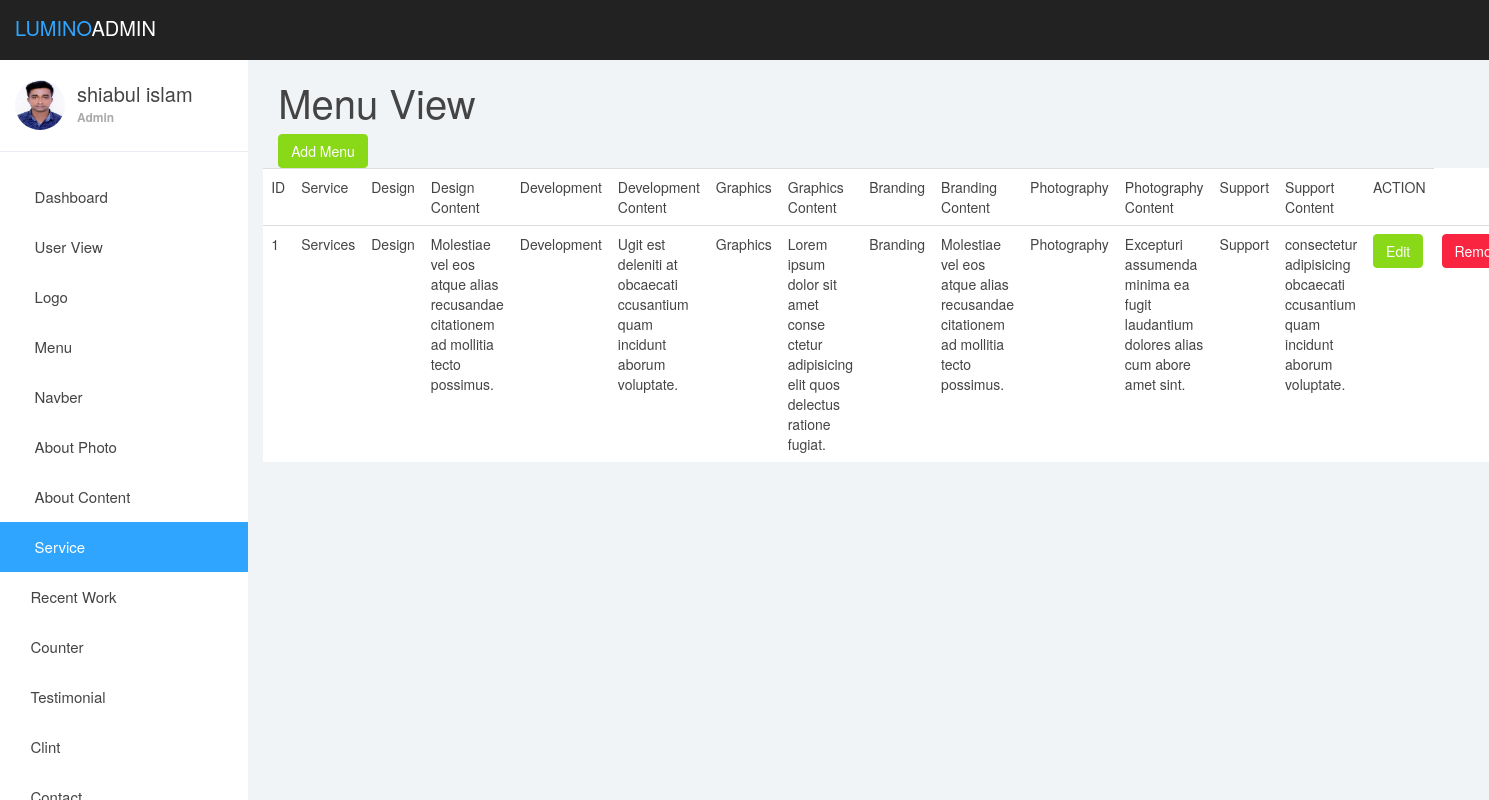
Screenshot of /zuman/service_view.php (signed in) with the database file from the repository.
### tables this page shows
CREATE TABLE `service` (
  `id` int(11) NOT NULL,
  `service` varchar(100) NOT NULL,
  `service1` varchar(70) NOT NULL,
  `service2` varchar(500) NOT NULL,
  `service3` varchar(100) NOT NULL,
  `service4` varchar(500) NOT NULL,
  `service5` varchar(70) NOT NULL,
  `service6` varchar(500) NOT NULL,
  `service7` varchar(70) NOT NULL,
  `service8` varchar(500) NOT NULL,
  `service9` varchar(70) NOT NULL,
  `service10` varchar(500) NOT NULL,
  `service11` varchar(70) NOT NULL,
  `service12` varchar(500) NOT NULL
);

### zuman/service_view.php (the view)
<?php
require_once'dashboard/header.php';
?>
<?php
require 'db.php';
$select="SELECT * FROM service";
$result=mysqli_query($db_connection,$select);
?>
<div class="col-lg-12">
	<h1>Menu View</h1>
	<a href="service_add.php"><button class="btn btn-success">Add Menu</button></a>
</div><br>
<div>
	<table class="table ">
		<tr>
			<td>ID</td>
			<td>Service</td>
			<td>Design</td>
			<td>Design Content</td>
			<td>Development </td>
			<td>Development Content</td>
			<td>Graphics </td>
			<td>Graphics Content</td>
			<td>Branding </td>
			<td>Branding Content</td>
			<td>Photography </td>
			<td>Photography Content</td>
			<td>Support </td>
			<td>Support Content</td>
			<td>ACTION</td>
		</tr>
		<tr>
			<?php
			foreach ($result as  $value) {
			?>
			<td><?php echo $value['id']; ?></td>
			<td><?php echo $value['service']; ?></td>
			<td><?php echo $value['service1']; ?></td>
			<td><?php echo $value['service2']; ?></td>
			<td><?php echo $value['service3']; ?></td>
			<td><?php echo $value['service4']; ?></td>
			<td><?php echo $value['service5']; ?></td>
			<td><?php echo $value['service6']; ?></td>
			<td><?php echo $value['service7']; ?></td>
			<td><?php echo $value['service8']; ?></td>
			<td><?php echo $value['service9']; ?></td>
			<td><?php echo $value['service10']; ?></td>
			<td><?php echo $value['service11']; ?></td>
			<td><?php echo $value['service12']; ?></td>
			 <td><a href="service_edit.php?id=<?php echo $value['id']; ?>"><button class="btn btn-success">Edit</button></a></td>
			 <td><a href="service_remove.php?id=<?php echo $value['id']; ?>"><button class="btn btn-danger">Remove</button></a></td>
		</tr>
		<?php } ?>
	</table>
</div>
<?php
require_once'dashboard/footer.php';
?>

### zuman/dashboardasset/css/styles.css (style rules this page uses)
body { background: #f1f4f7; padding-top: 60px; font-size: 14px; color: #444444; font-family: "Montserrat", "Helvetica Neue", Helvetica, Arial, sans-serif; }
a, a:hover, a:focus { color: #30a5ff; }
h1, h2, h3, h4, h5, h6 { color: #444444; }
h1 { font-weight: 300; font-size: 40px; }
.btn-success, .btn-success:hover, .btn-success:focus, .btn-success:active, .btn-success.active, .open > .dropdown-toggle.btn-success, .btn-success.disabled, .btn-success[disabled], fieldset[disabled] .btn-success, .btn-success.disabled:hover, .btn-success[disabled]:hover, fieldset[disabled] .btn-success:hover, .btn-success.disabled:focus, .btn-success[disabled]:focus, fieldset[disabled] .btn-success:focus, .btn-success.disabled:active, .btn-success[disabled]:active, fieldset[disabled] .btn-success:active, .btn-success.disabled.active, .btn-success[disabled].active, fieldset[disabled] .btn-success.active { background-color: #8ad919; border-color: #8ad919; }
.btn-danger, .btn-danger:hover, .btn-danger:focus, .btn-danger:active, .btn-danger.active, .open > .dropdown-toggle.btn-danger, .btn-danger.disabled, .btn-danger[disabled], fieldset[disabled] .btn-danger, .btn-danger.disabled:hover, .btn-danger[disabled]:hover, fieldset[disabled] .btn-danger:hover, .btn-danger.disabled:focus, .btn-danger[disabled]:focus, fieldset[disabled] .btn-danger:focus, .btn-danger.disabled:active, .btn-danger[disabled]:active, fieldset[disabled] .btn-danger:active, .btn-danger.disabled.active, .btn-danger[disabled].active, fieldset[disabled] .btn-danger.active { background-color: #f9243f; border-color: #f9243f; }
.table { background: #fff; }

### rows the page displays
service: id "1", service "Services", service1 "Design", service2 "Molestiae vel eos atque alias recusandae citationem ad mollitia tecto possimus.", service3 "Development", service4 "Ugit est deleniti at obcaecati ccusantium quam incidunt aborum voluptate.", service5 "Graphics", service6 "Lorem ipsum dolor sit amet conse ctetur adipisicing elit quos delectus ratione fugiat.", service7 "Branding", service8 "Molestiae vel eos atque alias recusandae citationem ad mollitia tecto possimus.", service9 "Photography", service10 "Excepturi assumenda minima ea fugit laudantium dolores alias cum abore amet sint.", service11 "Support", service12 "consectetur adipisicing obcaecati ccusantium quam incidunt aborum voluptate."

### other values shown
$_SESSION['name'] "shiabul islam"
